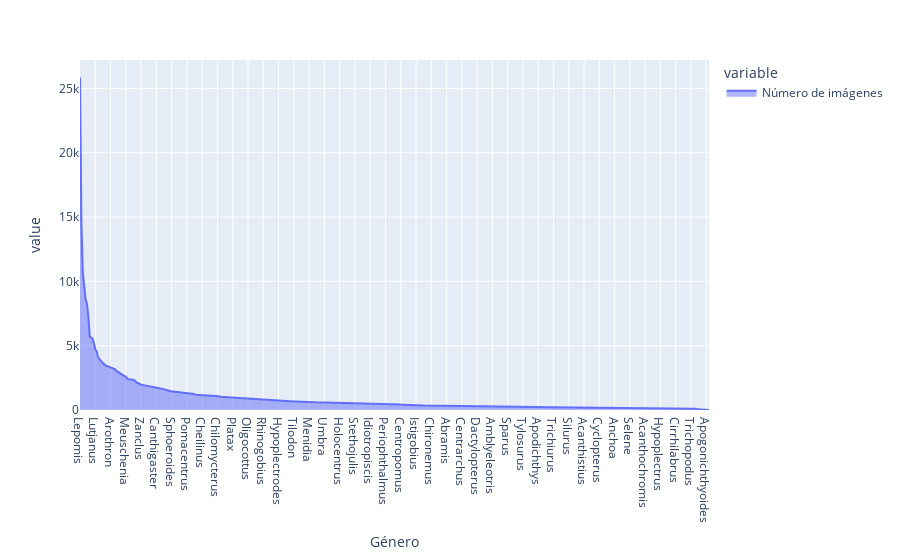

Notebook source saved alongside this figure:
### Code cell
df_value_counts = df_1000_stratified['Genus'].value_counts()
df_value_counts = df_value_counts.reset_index()
df_value_counts.columns = ['Género', 'Número de imágenes']
df_value_counts.set_index('Género').plot(backend='plotly', kind='area')

### Figure 1 — Plotly figure (JSON) as saved in the notebook; plotly's stock layout.template omitted (floating-point values rounded to 4 significant figures; data arrays with more than 128 entries replaced by an {"elided": "..."} marker saying what was removed)
{"data": [{"hovertemplate": "variable=Número de imágenes<br>Género=%{x}<br>value=%{y}<extra></extra>", "legendgroup": "Número de imágenes", "line": {"color": "#636efa"}, "mode": "lines", "name": "Número de imágenes", "orientation": "v", "showlegend": true, "stackgroup": "1", "type": "scatter", "x": {"elided": "454 str values"}, "xaxis": "x", "y": {"elided": "454 int values"}, "yaxis": "y"}], "layout": {"legend": {"title": {"text": "variable"}, "tracegroupgap": 0}, "margin": {"t": 60}, "xaxis": {"anchor": "y", "domain": [0, 1], "title": {"text": "Género"}}, "yaxis": {"anchor": "x", "domain": [0, 1], "title": {"text": "value"}}}}
